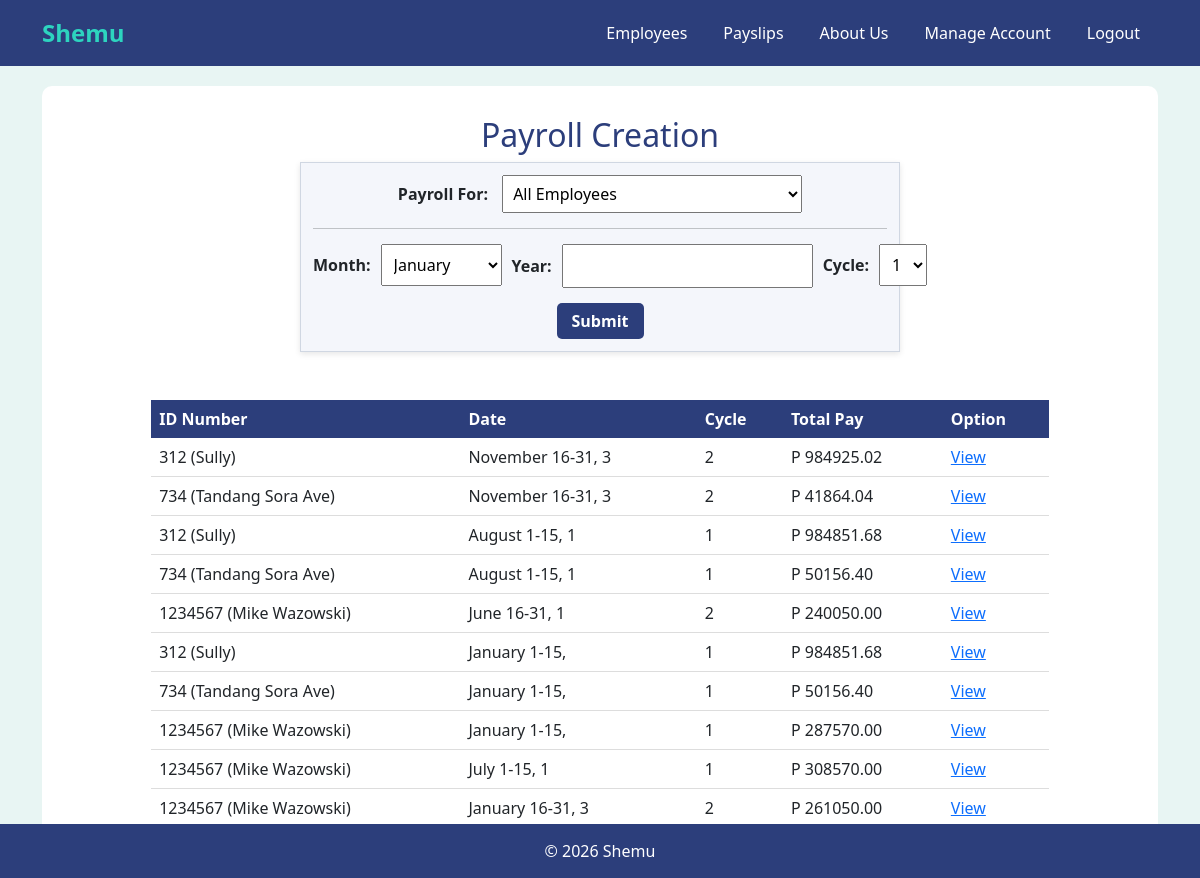
/payslips/2/, run on an earlier commit of the app's database.
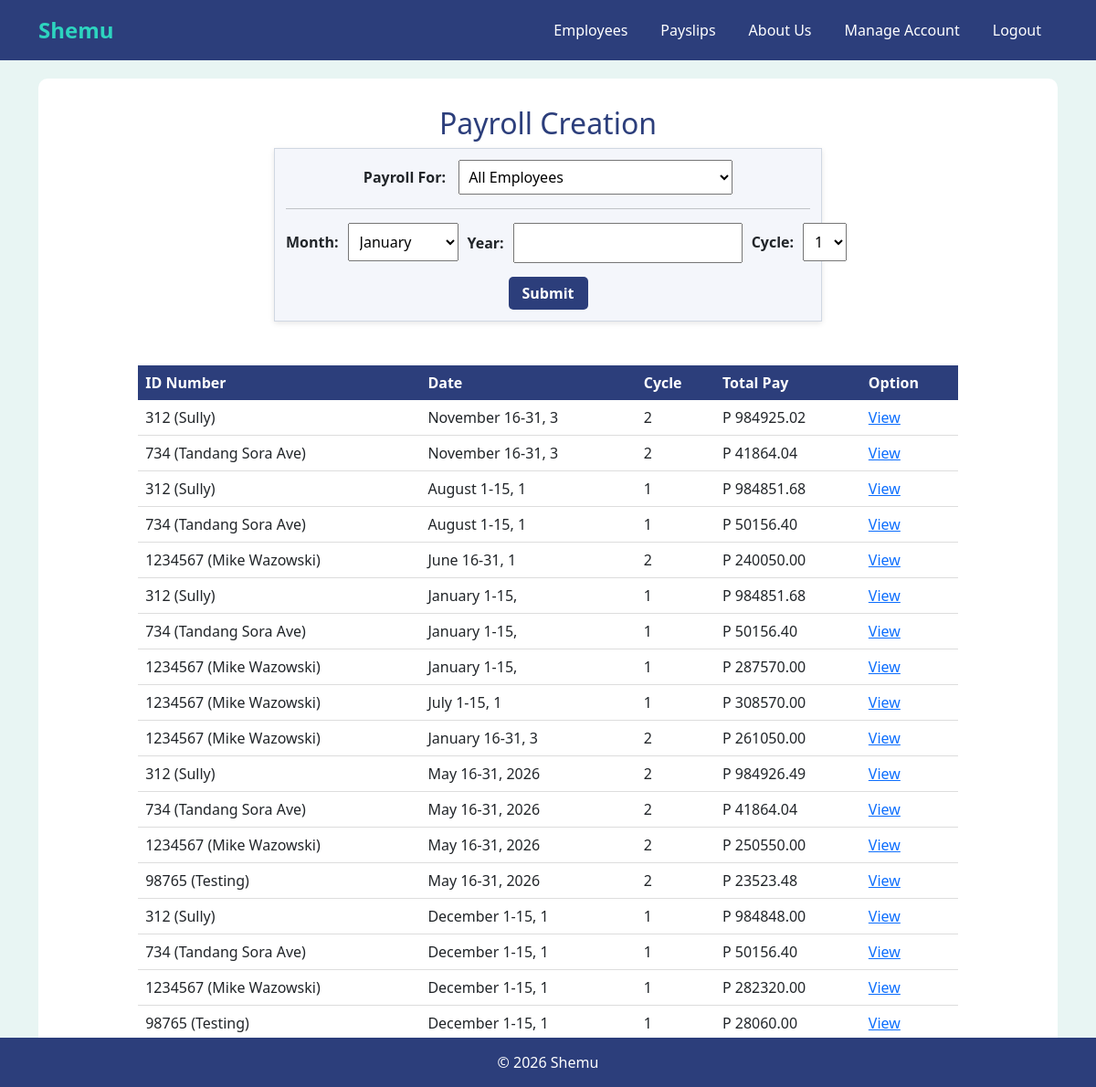
And on a later commit of the database.
### shemuapp/models.py (models this page shows, shortened)
class Payslip(models.Model): #Payslip Attributes
    id_number = models.ForeignKey('Employee', on_delete=models.CASCADE, related_name='payslips')
    month = models.CharField(max_length=20)
    date_range = models.CharField(max_length=50)
    year = models.PositiveIntegerField(
        validators=[
            MinValueValidator(1),
            MaxValueValidator(9999)
        ],
        help_text="Enter a 4-digit year"
    )
    pay_cycle = models.IntegerField()
    rate = models.FloatField()
    earnings_allowance = models.FloatField(default=0)
    deductions_tax = models.FloatField(default=0)
    deductions_health = models.FloatField(default=0)
    pag_ibig = models.FloatField(default=0)
    sss = models.FloatField(default=0)
    overtime = models.FloatField(default=0)
    total_pay = models.FloatField()

class Employee(models.Model):
    name = models.CharField(max_length=300)
    id_number = models.CharField(max_length=300, unique=True)
    rate = models.DecimalField(max_digits=10, decimal_places=2)
    overtime_pay = models.DecimalField(max_digits=10, decimal_places=2,null=True, blank=True)
    allowance = models.DecimalField(max_digits=10, decimal_places=2, null=True, blank=True)

### shemuapp/views.py (the view, shortened to what this page needs)
# urls.py: path('payslips/', views.payslips, name='payslips'),
def payslips(request, pk):
    account = get_object_or_404(Account, pk=pk)
    all_employees = Employee.objects.all()
    all_payslips = Payslip.objects.all()
    months = ['January', 'February', 'March',
              'April', 'May', 'June',
              'July', 'August', 'September',
              'October', 'November', 'December']
    return render(request, 'payslips.html', {
        'employees': all_employees,
        'payslips': all_payslips,
        'months': months,
        'pk': pk,
        'current_user': account.getUsername()
    })

### shemuapp/models.py (called while the page is built)
    def getUsername(self):
        return self.username

### shemuapp/templates/payslips.html (shortened to what this page needs)
{% extends 'base.html' %}
{% block content %}
<div style="text-align:center;">
    <h2>Payroll Creation</h2>
    <div style="
        width:600px;
        height:190px;
        margin:auto;
        padding:12px;
        background-color:#f4f6fb;
        border:1px solid #d0d7e2;
        box-shadow:0 2px 6px rgba(0,0,0,0.1);
    ">
        <form method="POST" action="{% url 'payslips' pk=pk %}">
            <div style=" text-align:center; margin-bottom:15px;">
                <label>
                    <strong>Payroll For:</strong>
                </label>
                <select name="payroll_for" style="
                    width:300px; padding:6px;
                    margin-left:10px;">
                    <option value="all">All Employees</option>
                </select>
            </div>
            <hr style="margin:15px 0;">
            <div style="
                display:flex;
                justify-content:space-between;
                gap:10px;
                margin-bottom:15px;">
                <div style="flex:1;">
                    <div style="
                        display:flex;
                        align-items:center;
                        gap:10px;">
                        <label>
                            <strong>Month:</strong>
                        </label>
                        <select name="month" style="
                            flex:1;
                            padding:8px;">
                            {% for month in months %}
                            <option value="{{ month }}">
                                {{ month }}
                            </option>
                            {% endfor %}
                        </select>
                    </div>
                </div>
                <div style="flex:1;">
                    <div style="
                        display:flex;
                        align-items:center;
                        gap:10px;">
                        <label>
                            <strong>Year:</strong>
                        </label>
                        <input type="number" min="1810" name="year" style="
                            flex:1;
                            padding:8px;" required>
                    </div>
                </div>
                <div style="flex:1;">
                    <div style="
                        display:flex;
                        align-items:center;
                        gap:10px;">
                        <label>
                            <strong>Cycle:</strong>
                        </label>
                        <select name="cycle" style="
                            flex:1;
                            padding:8px;">
                            <option value="1">1</option>
                        </select>
                    </div>
                </div>
            </div>
            <div>
                <input type="submit" value="Submit" style="
                    background-color:#2c3e7b;
                    color:white;
                    border:none;
                    padding:6px 15px;
                    border-radius:5px;
                    font-weight:bold;
                    cursor:pointer;">
            </div>
        </form>
    </div>
    <br><br>
    <table cellpadding="8" style="
        margin:auto;
        border-collapse:collapse;
        width:85%;
        background-color:white;">
        <tr style="
            background-color:#2c3e7b;
            color:white;">
            <th>ID Number</th>
            <th>Date</th>
            <th>Cycle</th>
            <th>Total Pay</th>
            <th>Option</th>
        </tr>
        {% for payslip in payslips %}
        <tr style="
            background-color:white;
            border-bottom:1px solid #ddd;">
            <td>{{ payslip.id_number.id_number }} ({{ payslip.id_number.name }})</td>
            <td>
                {{ payslip.month }}
                {{ payslip.date_range }},
                {{ payslip.year }}
            </td>
            <td>{{ payslip.pay_cycle }}</td>
            <td>P {{ payslip.total_pay|floatformat:2 }}</td>
            <td>
                <a href="{% url 'view_payslip' pk=pk payslip_id=payslip.id %}"> View </a>
            </td>
        </tr>
        {% endfor %}
    </table>
</div>
{% endblock %}

### shemuapp/templates/base.html (shortened to what this page needs)
<html>
<head>
    <link href="https://cdn.jsdelivr.net/npm/bootstrap@5.1.3/dist/css/bootstrap.min.css" rel="stylesheet">
</head>
<body>
    <nav class="navbar navbar-expand-lg">
        <div class="container">
            {% if current_user %}
            <a class="navbar-brand" href="{% url 'employees' pk=pk %}">Shemu</a>
            <div class="navbar-nav">
                <a class="nav-link" href="{% url 'employees' pk=pk %}">Employees</a>
                <a class="nav-link" href="{% url 'payslips' pk=pk %}">Payslips</a>
                <a class="nav-link" href="{% url 'about_us' pk=pk %}">About Us</a>
                {% if current_user %}
                <a class="nav-link" href="{% url 'manage_account' pk=pk %}">Manage Account</a>
                <a class="nav-link" href="{% url 'logout' %}">Logout</a>
                {% endif %}
            </div>
            {% else %}
            <a class="navbar-brand" href="{% url 'login' %}">Shemu</a>
            <div class="navbar-nav"></div>
            {% endif %}
        </div>
    </nav>
    <div class="container">
        <div class="content-box">
            {% block content %}
            {% endblock %}
        </div>
    </div>
    <footer class="fixed-bottom mt-5">
        <div class="container text-center">
            <p class="mb-0">&copy; 2026 Shemu</p>
        </div>
    </footer>
</body>
</html>

### shemuapp/templates/base.html (style rules this page uses)
body { background-color: #E8F5F3; }
.navbar { background-color: #2C3E7B; padding: 10px 0; }
.navbar-brand { color: #2DD4BF; font-size: 24px; font-weight: bold; }
.nav-link { color: white; margin: 0 10px; }
.content-box { background-color: white; border-radius: 10px; padding: 30px; margin: 20px 0; }
h2 { color: #2C3E7B; }
footer { background-color: #2C3E7B; color: white; padding: 15px 0; margin-top: 40px; }

What changed in the data, as far as the page shows it:
added Payslip: id_number.id_number "312", id_number.name "Sully", month "May", date_range "16-31", year "2026", pay_cycle "2", total_pay "984926.49"
added Payslip: id_number.id_number "734", id_number.name "Tandang Sora Ave", month "May", date_range "16-31", year "2026", pay_cycle "2", total_pay "41864.04"
added Payslip: id_number.id_number "1234567", id_number.name "Mike Wazowski", month "May", date_range "16-31", year "2026", pay_cycle "2", total_pay "250550.00"
added Payslip: id_number.id_number "98765", id_number.name "Testing", month "May", date_range "16-31", year "2026", pay_cycle "2", total_pay "23523.48"
added Payslip: id_number.id_number "312", id_number.name "Sully", month "December", date_range "1-15", year "1", pay_cycle "1", total_pay "984848.00"
added Payslip: id_number.id_number "734", id_number.name "Tandang Sora Ave", month "December", date_range "1-15", year "1", pay_cycle "1", total_pay "50156.40"
added Payslip: id_number.id_number "1234567", id_number.name "Mike Wazowski", month "December", date_range "1-15", year "1", pay_cycle "1", total_pay "282320.00"
added Payslip: id_number.id_number "98765", id_number.name "Testing", month "December", date_range "1-15", year "1", pay_cycle "1", total_pay "28060.00"
